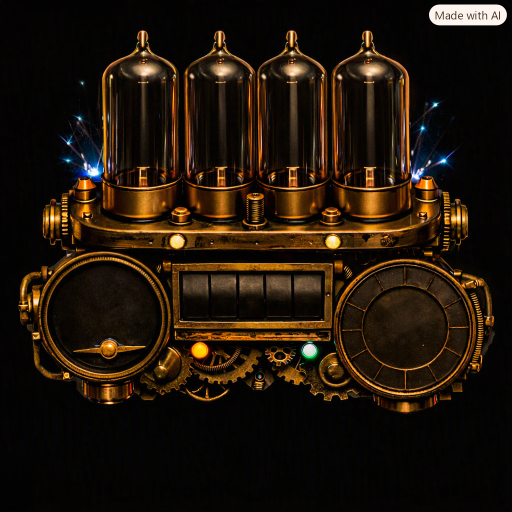
#> input picture hybrid/web/BrassBackground.png, 1024 x 1024 px (shown at 1/2 size)
$ python verify2.py
#> lines starting #> are read from the running program, lines starting #| are printed output that depends on the picture
"""Verify the corrected layout: dial-face circles at their MEASURED centres, plus sample text in the
new positions and styles (raised + stretched tube digits, no comma in the steps, raised HR, date
centred on the measured right-dial face).
"""
import os

from PIL import Image, ImageDraw, ImageFont

HERE = os.path.dirname(os.path.abspath(__file__))
im = Image.open(os.path.join(HERE, "BrassBackground.png")).convert("RGB")
#> im is the input picture: PIL image 1024x1024 RGB; mean R, G, B 33.4, 21.8, 10.3
ov = im.copy()
d = ImageDraw.Draw(ov)
SERIF = r"C:\Windows\Fonts\georgiab.ttf"


def f(px):
    return ImageFont.truetype(SERIF, px)


# measured dial-face centres (from the constricted dark-face scans)
L_C, L_R = (209, 605), 110
R_C, R_R = (813, 657), 110
for (cx, cy), r, col in ((L_C, L_R, (0, 255, 90)), (R_C, R_R, (0, 255, 90))):
    d.ellipse([cx - r, cy - r, cx + r, cy + r], outline=col, width=2)
    d.line([cx - 14, cy, cx + 14, cy], fill=(255, 60, 60), width=2)
    d.line([cx, cy - 14, cx, cy + 14], fill=(255, 60, 60), width=2)

# ---- proposed TUBE digits: raised, and taller/thinner (drawn stretched to preview the CSS scale)
TUBE_CX = [272, 439, 591, 747]
TUBE_CY = 258
for cx in TUBE_CX:
    d.rectangle([cx - 60, TUBE_CY - 85, cx + 60, TUBE_CY + 85], outline=(0, 255, 90), width=1)
for cx, ch in zip(TUBE_CX, "1009"):
    tmp = Image.new("RGB", (200, 240), (0, 0, 0))
    td = ImageDraw.Draw(tmp)
    td.text((100, 120), ch, font=f(120), fill=(240, 248, 255), anchor="mm")
    tmp = tmp.resize((int(200 * 0.74), int(240 * 1.34)), Image.LANCZOS)  # scaleX .74, scaleY 1.34
    ov.paste(tmp, (cx - tmp.width // 2, TUBE_CY - tmp.height // 2), None)
#> this loop made 4 passes
#> pass 1, `tmp = tmp.resize((int(200 * 0.74), int(240 * 1.34)), Image.LANCZOS)`:
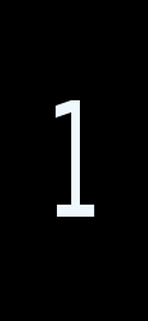
#> tmp: PIL image 148x321 RGB; mean R, G, B 7.8, 8.1, 8.3
#> pass 2, `tmp = tmp.resize((int(200 * 0.74), int(240 * 1.34)), Image.LANCZOS)`:
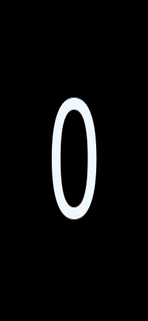
#> tmp: PIL image 148x321 RGB; mean R, G, B 11.6, 12, 12.3
#> after the loop:
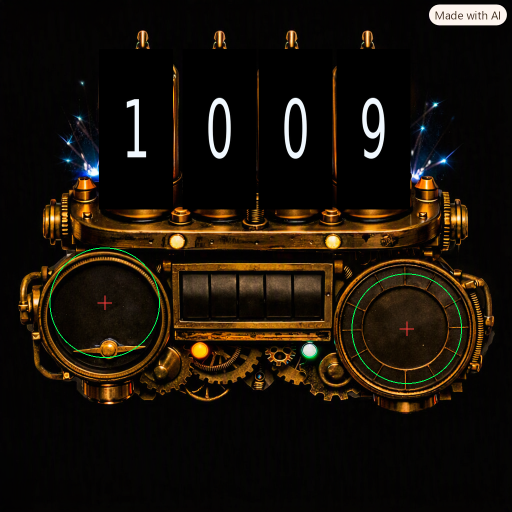
#> ov: PIL image 1024x1024 RGB (shown at 1/2 size); mean R, G, B 25.9, 18.5, 9.8
#> after the loop:
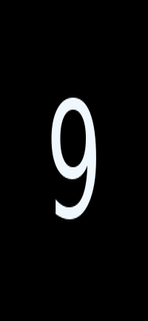
#> tmp: PIL image 148x321 RGB; mean R, G, B 12.2, 12.5, 12.8

# ---- proposed STEPS: no comma, right-aligned on drums 2..5
for cx, ch in zip([446, 504, 562, 619], "8342"):
    d.text((cx, 615), ch, font=f(68), fill=(255, 246, 220), anchor="mm")

# ---- proposed HR + date on the measured faces
d.text((L_C[0], 664), "72", font=f(72), fill=(255, 246, 220), anchor="mm")
d.text((L_C[0], 636), "BPM", font=f(20), fill=(255, 216, 160), anchor="mm")
d.text((R_C[0], 600), "WED", font=f(30), fill=(255, 216, 160), anchor="mm")
d.text((R_C[0], 657), "30", font=f(72), fill=(255, 246, 220), anchor="mm")
d.text((R_C[0], 700), "SEP", font=f(20), fill=(255, 216, 160), anchor="mm")

ov.save(os.path.join(HERE, "placement_check2.png"))
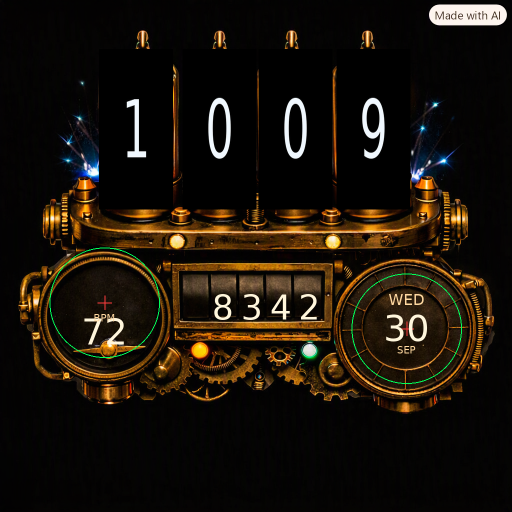
#> saved as placement_check2.png: PIL image 1024x1024 RGB (shown at 1/2 size); mean R, G, B 27.3, 19.9, 11
print("placement_check2.png written")
